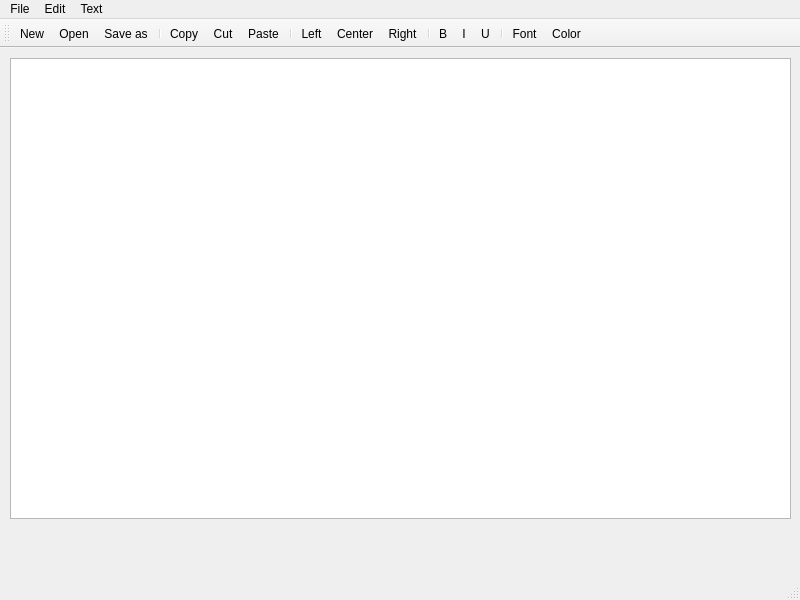
<?xml version="1.0" encoding="UTF-8"?>
<ui version="4.0">
 <class>MainWindow</class>
 <widget class="QMainWindow" name="MainWindow">
  <property name="geometry">
   <rect>
    <x>0</x>
    <y>0</y>
    <width>800</width>
    <height>600</height>
   </rect>
  </property>
  <property name="windowTitle">
   <string>Text Editor</string>
  </property>
  <property name="windowIcon">
   <iconset>
    <normaloff>:/new/prefix1/icon</normaloff>:/new/prefix1/icon</iconset>
  </property>
  <widget class="QWidget" name="centralwidget">
   <widget class="QTextEdit" name="textEdit">
    <property name="geometry">
     <rect>
      <x>10</x>
      <y>10</y>
      <width>781</width>
      <height>461</height>
     </rect>
    </property>
   </widget>
  </widget>
  <widget class="QStatusBar" name="statusbar"/>
  <widget class="QMenuBar" name="menubar">
   <property name="geometry">
    <rect>
     <x>0</x>
     <y>0</y>
     <width>800</width>
     <height>26</height>
    </rect>
   </property>
   <widget class="QMenu" name="menuFile">
    <property name="title">
     <string>File</string>
    </property>
    <addaction name="actionNew"/>
    <addaction name="actionOpen"/>
    <addaction name="separator"/>
    <addaction name="actionSave_as"/>
    <addaction name="separator"/>
    <addaction name="actionExit"/>
   </widget>
   <widget class="QMenu" name="menuEdit">
    <property name="title">
     <string>Edit</string>
    </property>
    <addaction name="actionCopy"/>
    <addaction name="actionCut"/>
    <addaction name="actionPaste"/>
    <addaction name="separator"/>
    <addaction name="actionUndo"/>
    <addaction name="actionRedo"/>
    <addaction name="separator"/>
    <addaction name="separator"/>
   </widget>
   <widget class="QMenu" name="menuText">
    <property name="title">
     <string>Text</string>
    </property>
    <addaction name="actionFont"/>
    <addaction name="actionColor"/>
    <addaction name="separator"/>
    <addaction name="actionBold"/>
    <addaction name="actionItalic"/>
    <addaction name="actionUnderline"/>
    <addaction name="separator"/>
    <addaction name="actionLeft"/>
    <addaction name="actionCenter"/>
    <addaction name="actionRight"/>
    <addaction name="separator"/>
   </widget>
   <addaction name="menuFile"/>
   <addaction name="menuEdit"/>
   <addaction name="menuText"/>
  </widget>
  <widget class="QToolBar" name="toolBar">
   <property name="windowTitle">
    <string>toolBar</string>
   </property>
   <attribute name="toolBarArea">
    <enum>TopToolBarArea</enum>
   </attribute>
   <attribute name="toolBarBreak">
    <bool>false</bool>
   </attribute>
   <addaction name="actionNew"/>
   <addaction name="actionOpen"/>
   <addaction name="actionSave_as"/>
   <addaction name="separator"/>
   <addaction name="actionCopy"/>
   <addaction name="actionCut"/>
   <addaction name="actionPaste"/>
   <addaction name="separator"/>
   <addaction name="actionLeft"/>
   <addaction name="actionCenter"/>
   <addaction name="actionRight"/>
   <addaction name="separator"/>
   <addaction name="actionBold"/>
   <addaction name="actionItalic"/>
   <addaction name="actionUnderline"/>
   <addaction name="separator"/>
   <addaction name="actionFont"/>
   <addaction name="actionColor"/>
  </widget>
  <action name="actionNew">
   <property name="icon">
    <iconset resource="Resources.qrc">
     <normaloff>:/files/Icons/new.png</normaloff>:/files/Icons/new.png</iconset>
   </property>
   <property name="text">
    <string>New</string>
   </property>
  </action>
  <action name="actionOpen">
   <property name="icon">
    <iconset resource="Resources.qrc">
     <normaloff>:/files/Icons/Open.png</normaloff>:/files/Icons/Open.png</iconset>
   </property>
   <property name="text">
    <string>Open</string>
   </property>
  </action>
  <action name="actionSave_as">
   <property name="icon">
    <iconset resource="Resources.qrc">
     <normaloff>:/files/Icons/Save as.png</normaloff>:/files/Icons/Save as.png</iconset>
   </property>
   <property name="text">
    <string>Save as</string>
   </property>
  </action>
  <action name="actionExit">
   <property name="icon">
    <iconset resource="Resources.qrc">
     <normaloff>:/files/Icons/Exit.png</normaloff>:/files/Icons/Exit.png</iconset>
   </property>
   <property name="text">
    <string>Exit</string>
   </property>
  </action>
  <action name="actionCopy">
   <property name="icon">
    <iconset resource="Resources.qrc">
     <normaloff>:/files/Icons/Copy.png</normaloff>:/files/Icons/Copy.png</iconset>
   </property>
   <property name="text">
    <string>Copy</string>
   </property>
  </action>
  <action name="actionCut">
   <property name="icon">
    <iconset resource="Resources.qrc">
     <normaloff>:/files/Icons/Cut.png</normaloff>:/files/Icons/Cut.png</iconset>
   </property>
   <property name="text">
    <string>Cut</string>
   </property>
  </action>
  <action name="actionPaste">
   <property name="icon">
    <iconset resource="Resources.qrc">
     <normaloff>:/files/Icons/Paste.png</normaloff>:/files/Icons/Paste.png</iconset>
   </property>
   <property name="text">
    <string>Paste</string>
   </property>
  </action>
  <action name="actionBold">
   <property name="text">
    <string>B</string>
   </property>
  </action>
  <action name="actionItalic">
   <property name="text">
    <string>I</string>
   </property>
  </action>
  <action name="actionUnderline">
   <property name="text">
    <string>U</string>
   </property>
  </action>
  <action name="actionColor">
   <property name="icon">
    <iconset resource="Resources.qrc">
     <normaloff>:/files/Icons/color.png</normaloff>:/files/Icons/color.png</iconset>
   </property>
   <property name="text">
    <string>Color</string>
   </property>
  </action>
  <action name="actionFont">
   <property name="icon">
    <iconset resource="Resources.qrc">
     <normaloff>:/files/Icons/font.png</normaloff>:/files/Icons/font.png</iconset>
   </property>
   <property name="text">
    <string>Font</string>
   </property>
  </action>
  <action name="actionUndo">
   <property name="icon">
    <iconset resource="Resources.qrc">
     <normaloff>:/files/Icons/undo.png</normaloff>:/files/Icons/undo.png</iconset>
   </property>
   <property name="text">
    <string>Undo</string>
   </property>
  </action>
  <action name="actionRedo">
   <property name="icon">
    <iconset resource="Resources.qrc">
     <normaloff>:/files/Icons/redo.png</normaloff>:/files/Icons/redo.png</iconset>
   </property>
   <property name="text">
    <string>Redo</string>
   </property>
  </action>
  <action name="actionLeft">
   <property name="icon">
    <iconset resource="Resources.qrc">
     <normaloff>:/files/Icons/left.png</normaloff>:/files/Icons/left.png</iconset>
   </property>
   <property name="text">
    <string>Left</string>
   </property>
  </action>
  <action name="actionCenter">
   <property name="icon">
    <iconset resource="Resources.qrc">
     <normaloff>:/files/Icons/cenetr.png</normaloff>:/files/Icons/cenetr.png</iconset>
   </property>
   <property name="text">
    <string>Center</string>
   </property>
  </action>
  <action name="actionRight">
   <property name="icon">
    <iconset resource="Resources.qrc">
     <normaloff>:/files/Icons/right.png</normaloff>:/files/Icons/right.png</iconset>
   </property>
   <property name="text">
    <string>Right</string>
   </property>
   <property name="toolTip">
    <string>Right</string>
   </property>
  </action>
 </widget>
 <resources>
  <include location="Resources.qrc"/>
 </resources>
 <connections/>
</ui>
